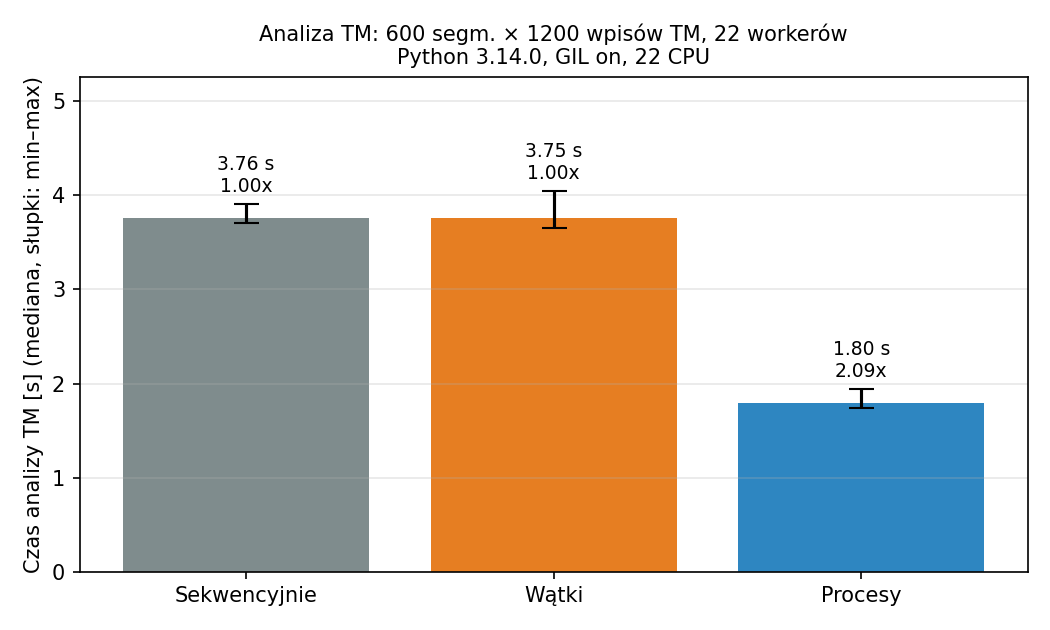

Source code (Python):
"""Benchmark GIL na rzeczywistej operacji GameCAT: analizie projektu względem TM.

Ta sama funkcja ``gamecat.tm.analysis.analyze`` jest uruchamiana w trzech
trybach: sekwencyjnie, w puli wątków i w puli procesów. Procedura:

* przebieg rozgrzewkowy każdego trybu (nie jest liczony),
* *repeats* rund pomiarowych; kolejność trybów jest rotowana w każdej rundzie,
  żeby żaden tryb nie był systematycznie mierzony jako pierwszy,
* raportowana jest mediana (odporna na pojedyncze zakłócenia), min i max,
* czas obejmuje start puli – tyle samo kosztuje to użytkownika w programie,
* przed pomiarem sprawdzana jest zgodność wyników wszystkich trybów.

Uruchomienie::

    python benchmarks/gil_benchmark.py                 # pełny pomiar + wykres
    python benchmarks/gil_benchmark.py --update-readme  # dodatkowo tabela w README
    python benchmarks/gil_benchmark.py --quick         # szybki test działania
"""
from __future__ import annotations

import argparse
import json
import os
import platform
import statistics
import sys
import sysconfig
import time
from dataclasses import dataclass
from pathlib import Path

ROOT = Path(__file__).resolve().parents[1]
if str(ROOT) not in sys.path:
    sys.path.insert(0, str(ROOT))

from benchmarks.dataset import generate_dataset  # noqa: E402
from gamecat.tm.analysis import ExecutionMode, TMAnalysisReport, analyze  # noqa: E402

README_START = '<!-- BENCHMARK:START -->'
README_END = '<!-- BENCHMARK:END -->'
MODE_LABELS = {
    ExecutionMode.SEQUENTIAL: 'Sekwencyjnie',
    ExecutionMode.THREADS: 'Wątki',
    ExecutionMode.PROCESSES: 'Procesy',
}


@dataclass(slots=True)
class ModeResult:
    """Czasy wszystkich rund pomiaru jednego trybu wykonania."""
    mode: str
    times: list[float]

    @property
    def median(self) -> float:
        """Mediana czasu rund."""
        return statistics.median(self.times)


def environment() -> dict[str, object]:
    """Opis środowiska – bez niego wyników nie da się porównać ani powtórzyć."""
    gil_enabled = sys._is_gil_enabled() if hasattr(sys, '_is_gil_enabled') else True
    return {
        'python': platform.python_version(),
        'implementation': platform.python_implementation(),
        'system': f'{platform.system()} {platform.release()}',
        'processor': platform.processor() or platform.machine(),
        'cpu_count': os.cpu_count(),
        'free_threading_build': bool(sysconfig.get_config_var('Py_GIL_DISABLED')),
        'gil_enabled': gil_enabled,
        'switch_interval_s': sys.getswitchinterval(),
    }


def run_once(segments: list[tuple[int, str]], tm: list[tuple[str, str]], mode: ExecutionMode,
             workers: int) -> tuple[float, TMAnalysisReport]:
    """Zmierz jedno wykonanie analizy TM w podanym trybie; zwraca czas i raport."""
    start = time.perf_counter()
    report = analyze(segments, tm, mode=mode, workers=workers)
    return time.perf_counter() - start, report


def run_benchmark(n_segments: int, n_tm: int, repeats: int, workers: int, seed: int,
                  log=print) -> dict[str, object]:
    """Zmierz tryby sekwencyjny, wątki i procesy na tych samych danych; zwróć słownik wyników.

    Każdy tryb jest najpierw rozgrzewany i sprawdzany pod kątem identycznych
    wyników, a kolejność trybów rotuje między rundami.
    """
    segments, tm = generate_dataset(n_segments, n_tm, seed)
    modes = list(ExecutionMode)

    log(f'Dane: {n_segments} segmentów x {n_tm} wpisów TM, workerów: {workers}, powtórzeń: {repeats}')
    log('Rozgrzewka i kontrola zgodności wyników...')
    reference = None
    for mode in modes:
        _, report = run_once(segments, tm, mode, workers)
        if reference is None:
            reference = report.matches
        elif report.matches != reference:
            raise RuntimeError(f'Tryb {mode} zwrócił inne wyniki niż sekwencyjny')

    results = {mode: ModeResult(mode.value, []) for mode in modes}
    for round_no in range(repeats):
        order = modes[round_no % len(modes):] + modes[:round_no % len(modes)]
        for mode in order:
            elapsed, _ = run_once(segments, tm, mode, workers)
            results[mode].times.append(elapsed)
        log(f'  runda {round_no + 1}/{repeats}: ' + ', '.join(
            f'{m.value}={results[m].times[-1]:.3f}s' for m in modes))

    baseline = results[ExecutionMode.SEQUENTIAL].median
    rows = []
    for mode in modes:
        r = results[mode]
        rows.append({
            'mode': mode.value,
            'label': MODE_LABELS[mode],
            'median_s': r.median,
            'min_s': min(r.times),
            'max_s': max(r.times),
            'speedup': baseline / r.median if r.median else float('nan'),
            'times_s': r.times,
        })
    return {
        'environment': environment(),
        'parameters': {'segments': n_segments, 'tm_entries': n_tm, 'repeats': repeats,
                       'workers': workers, 'seed': seed,
                       'similarity_calls_upper_bound': n_segments * n_tm},
        'results': rows,
    }


def markdown_table(data: dict[str, object]) -> str:
    """Zbuduj tabelę wyników w Markdown wraz z opisem danych i środowiska."""
    env = data['environment']; params = data['parameters']
    lines = [
        '| Tryb | Mediana [s] | Min [s] | Max [s] | Przyspieszenie |',
        '|---|---:|---:|---:|---:|',
    ]
    for row in data['results']:
        lines.append(f"| {row['label']} | {row['median_s']:.3f} | {row['min_s']:.3f} | "
                     f"{row['max_s']:.3f} | {row['speedup']:.2f}x |")
    lines += [
        '',
        f"Dane: {params['segments']} segmentów × {params['tm_entries']} wpisów TM, "
        f"{params['workers']} workerów, {params['repeats']} powtórzeń (mediana), seed {params['seed']}.  ",
        f"Środowisko: Python {env['python']} ({env['implementation']}), {env['system']}, "
        f"{env['cpu_count']} rdzeni logicznych, GIL {'włączony' if env['gil_enabled'] else 'wyłączony'}"
        f"{', kompilacja free-threading' if env['free_threading_build'] else ''}.",
    ]
    return '\n'.join(lines)


def save_plot(data: dict[str, object], path: Path) -> None:
    """Zapisz wykres słupkowy median (matplotlib) do pliku PNG."""
    import matplotlib
    matplotlib.use('Agg')
    import matplotlib.pyplot as plt

    rows = data['results']
    labels = [r['label'] for r in rows]
    medians = [r['median_s'] for r in rows]
    lower = [r['median_s'] - r['min_s'] for r in rows]
    upper = [r['max_s'] - r['median_s'] for r in rows]
    env = data['environment']; params = data['parameters']

    fig, ax = plt.subplots(figsize=(7, 4.2))
    bars = ax.bar(labels, medians, yerr=[lower, upper], capsize=6,
                  color=['#7f8c8d', '#e67e22', '#2e86c1'])
    for bar, row in zip(bars, rows):
        ax.annotate(f"{row['median_s']:.2f} s\n{row['speedup']:.2f}x",
                    (bar.get_x() + bar.get_width() / 2, row['max_s']),
                    xytext=(0, 4), textcoords='offset points', ha='center', va='bottom', fontsize=9)
    ax.set_ylabel('Czas analizy TM [s] (mediana, słupki: min–max)')
    ax.set_title(f"Analiza TM: {params['segments']} segm. × {params['tm_entries']} wpisów TM, "
                 f"{params['workers']} workerów\nPython {env['python']}, "
                 f"GIL {'on' if env['gil_enabled'] else 'off'}, {env['cpu_count']} CPU", fontsize=10)
    ax.set_ylim(0, max(r['max_s'] for r in rows) * 1.3)
    ax.grid(axis='y', alpha=0.3)
    fig.tight_layout()
    fig.savefig(path, dpi=150)
    plt.close(fig)


def update_readme(readme: Path, table: str) -> bool:
    """Wstaw tabelę wyników do README.md między znacznikami ``BENCHMARK:START/END``; ``False``, gdy ich brak."""
    text = readme.read_text(encoding='utf-8')
    if README_START not in text or README_END not in text:
        return False
    head, rest = text.split(README_START, 1)
    _, tail = rest.split(README_END, 1)
    block = f'{README_START}\n{table}\n\n![Wykres benchmarku](benchmarks/gil_benchmark.png)\n{README_END}'
    readme.write_text(head + block + tail, encoding='utf-8')
    return True


def main(argv: list[str] | None = None) -> int:
    """Punkt wejścia CLI (argparse): uruchom pomiar i zapisz wyniki, wykres oraz opcjonalnie README."""
    parser = argparse.ArgumentParser(description='Benchmark GIL: analiza TM sekwencyjnie / wątki / procesy.')
    parser.add_argument('--segments', type=int, default=600)
    parser.add_argument('--tm', type=int, default=1200, help='liczba wpisów TM')
    parser.add_argument('--repeats', type=int, default=5)
    parser.add_argument('--workers', type=int, default=os.cpu_count() or 1)
    parser.add_argument('--seed', type=int, default=2026)
    parser.add_argument('--quick', action='store_true', help='mały zestaw danych do sprawdzenia działania')
    parser.add_argument('--no-plot', action='store_true')
    parser.add_argument('--update-readme', action='store_true',
                        help='wstaw tabelę wyników do README.md między znacznikami BENCHMARK')
    parser.add_argument('--output-dir', type=Path, default=ROOT / 'benchmarks')
    args = parser.parse_args(argv)
    if args.quick:
        args.segments, args.tm, args.repeats = 120, 240, 3

    data = run_benchmark(args.segments, args.tm, args.repeats, args.workers, args.seed)
    table = markdown_table(data)
    print()
    print(table)

    args.output_dir.mkdir(parents=True, exist_ok=True)
    (args.output_dir / 'results.json').write_text(json.dumps(data, indent=2, ensure_ascii=False), encoding='utf-8')
    (args.output_dir / 'results.md').write_text('# Wyniki benchmarku GIL\n\n' + table + '\n', encoding='utf-8')
    if not args.no_plot:
        save_plot(data, args.output_dir / 'gil_benchmark.png')
    if args.update_readme:
        if update_readme(ROOT / 'README.md', table):
            print('\nZaktualizowano tabelę w README.md')
        else:
            print('\nW README.md brak znaczników BENCHMARK – pominięto.')
    return 0


if __name__ == '__main__':
    raise SystemExit(main())
